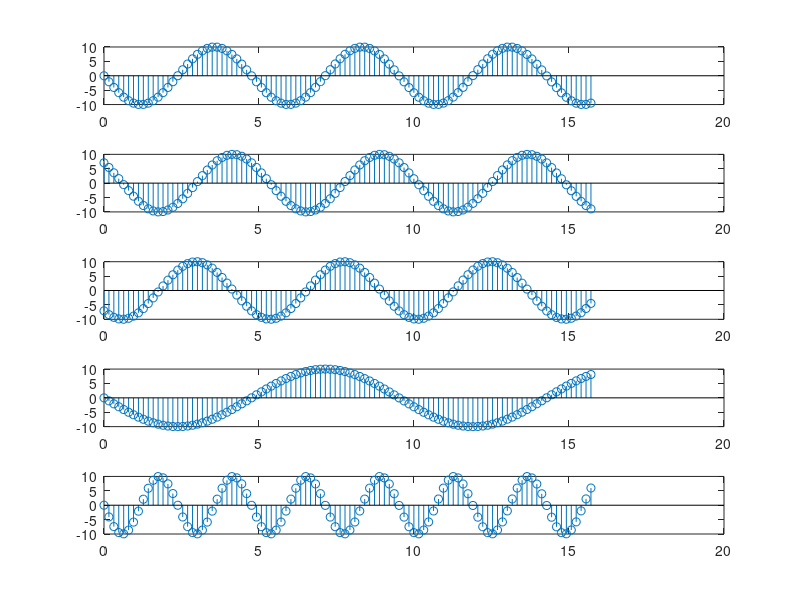

Source code (MATLAB):
t=linspace(0*pi,5*pi,100);

functionn=10*sin(50*pi*t)

delay=10*sin(50*pi*t+pi/4)
advance=10*sin(50*pi*t-pi/4)
scale=10*sin((50*pi*t)/2)
shrink=10*sin(50*pi*t*2)

subplot(5,1,1)
stem(t,functionn)

subplot(5,1,2)
stem(t,delay)

subplot(5,1,3)
stem(t,advance)

subplot(5,1,4)
stem(t,scale)

subplot(5,1,5)
stem(t,shrink)